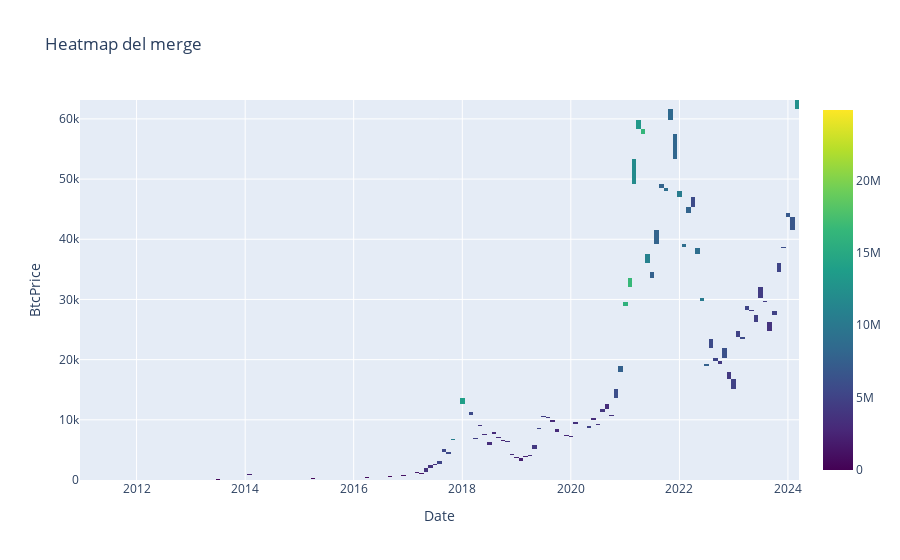

The notebook cell saved with this chart:
### Code cell
heatmap = go.Heatmap(z=mergeBtcGoogle["VolumeSearch"],
                     x=mergeBtcGoogle.index,
                     y=mergeBtcGoogle['Price'],
                     colorscale='Viridis')

layout = go.Layout(title='Heatmap del merge', xaxis=dict(title='Date'), yaxis=dict(title='BtcPrice'))

fig = go.Figure(data=[heatmap], layout=layout)

iplot(fig, filename='merge_heatmap.html')

### Figure 1 — Plotly figure (JSON) as saved in the notebook; plotly's stock layout.template omitted (floating-point values rounded to 4 significant figures; data arrays with more than 128 entries replaced by an {"elided": "..."} marker saying what was removed)
{"data": [{"colorscale": [[0, "#440154"], [0.1111, "#482878"], [0.2222, "#3e4989"], [0.3333, "#31688e"], [0.4444, "#26828e"], [0.5556, "#1f9e89"], [0.6667, "#35b779"], [0.7778, "#6ece58"], [0.8889, "#b5de2b"], [1, "#fde725"]], "type": "heatmap", "x": {"elided": "159 str values"}, "y": {"elided": "159 float values"}, "z": {"elided": "159 int values"}}], "layout": {"title": {"text": "Heatmap del merge"}, "xaxis": {"title": {"text": "Date"}}, "yaxis": {"title": {"text": "BtcPrice"}}}}
